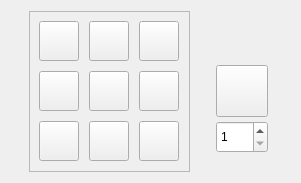
<?xml version="1.0" encoding="UTF-8"?>
<ui version="4.0">
 <class>ShapedCraftingWidget</class>
 <widget class="QWidget" name="ShapedCraftingWidget">
  <property name="geometry">
   <rect>
    <x>0</x>
    <y>0</y>
    <width>301</width>
    <height>173</height>
   </rect>
  </property>
  <property name="contextMenuPolicy">
   <enum>Qt::PreventContextMenu</enum>
  </property>
  <property name="windowTitle">
   <string>Shaped Crafting</string>
  </property>
  <layout class="QHBoxLayout" name="horizontalLayout">
   <item>
    <widget class="QFrame" name="frame">
     <property name="sizePolicy">
      <sizepolicy hsizetype="Fixed" vsizetype="Fixed">
       <horstretch>0</horstretch>
       <verstretch>0</verstretch>
      </sizepolicy>
     </property>
     <property name="minimumSize">
      <size>
       <width>161</width>
       <height>161</height>
      </size>
     </property>
     <property name="frameShape">
      <enum>QFrame::StyledPanel</enum>
     </property>
     <property name="frameShadow">
      <enum>QFrame::Raised</enum>
     </property>
     <widget class="ItemButton" name="item33">
      <property name="geometry">
       <rect>
        <x>110</x>
        <y>110</y>
        <width>40</width>
        <height>40</height>
       </rect>
      </property>
      <property name="text">
       <string/>
      </property>
     </widget>
     <widget class="ItemButton" name="item32">
      <property name="geometry">
       <rect>
        <x>60</x>
        <y>110</y>
        <width>40</width>
        <height>40</height>
       </rect>
      </property>
      <property name="text">
       <string/>
      </property>
      <property name="autoDefault">
       <bool>false</bool>
      </property>
      <property name="default">
       <bool>false</bool>
      </property>
      <property name="flat">
       <bool>false</bool>
      </property>
     </widget>
     <widget class="ItemButton" name="item23">
      <property name="geometry">
       <rect>
        <x>110</x>
        <y>60</y>
        <width>40</width>
        <height>40</height>
       </rect>
      </property>
      <property name="text">
       <string/>
      </property>
     </widget>
     <widget class="ItemButton" name="item13">
      <property name="geometry">
       <rect>
        <x>110</x>
        <y>10</y>
        <width>40</width>
        <height>40</height>
       </rect>
      </property>
      <property name="text">
       <string/>
      </property>
     </widget>
     <widget class="ItemButton" name="item22">
      <property name="geometry">
       <rect>
        <x>60</x>
        <y>60</y>
        <width>40</width>
        <height>40</height>
       </rect>
      </property>
      <property name="text">
       <string/>
      </property>
     </widget>
     <widget class="ItemButton" name="item21">
      <property name="geometry">
       <rect>
        <x>10</x>
        <y>60</y>
        <width>40</width>
        <height>40</height>
       </rect>
      </property>
      <property name="text">
       <string/>
      </property>
     </widget>
     <widget class="ItemButton" name="item12">
      <property name="geometry">
       <rect>
        <x>60</x>
        <y>10</y>
        <width>40</width>
        <height>40</height>
       </rect>
      </property>
      <property name="text">
       <string/>
      </property>
     </widget>
     <widget class="ItemButton" name="item11">
      <property name="geometry">
       <rect>
        <x>10</x>
        <y>10</y>
        <width>40</width>
        <height>40</height>
       </rect>
      </property>
      <property name="text">
       <string/>
      </property>
     </widget>
     <widget class="ItemButton" name="item31">
      <property name="geometry">
       <rect>
        <x>10</x>
        <y>110</y>
        <width>40</width>
        <height>40</height>
       </rect>
      </property>
      <property name="text">
       <string/>
      </property>
     </widget>
    </widget>
   </item>
   <item>
    <widget class="QWidget" name="widget" native="true">
     <property name="minimumSize">
      <size>
       <width>56</width>
       <height>124</height>
      </size>
     </property>
     <property name="maximumSize">
      <size>
       <width>56</width>
       <height>124</height>
      </size>
     </property>
     <widget class="ItemButton" name="output_item">
      <property name="geometry">
       <rect>
        <x>2</x>
        <y>36</y>
        <width>52</width>
        <height>52</height>
       </rect>
      </property>
      <property name="sizePolicy">
       <sizepolicy hsizetype="Fixed" vsizetype="Fixed">
        <horstretch>0</horstretch>
        <verstretch>0</verstretch>
       </sizepolicy>
      </property>
      <property name="minimumSize">
       <size>
        <width>52</width>
        <height>52</height>
       </size>
      </property>
      <property name="maximumSize">
       <size>
        <width>40</width>
        <height>40</height>
       </size>
      </property>
      <property name="text">
       <string/>
      </property>
     </widget>
     <widget class="QSpinBox" name="spinBox">
      <property name="geometry">
       <rect>
        <x>2</x>
        <y>92</y>
        <width>52</width>
        <height>32</height>
       </rect>
      </property>
      <property name="minimum">
       <number>1</number>
      </property>
      <property name="maximum">
       <number>64</number>
      </property>
     </widget>
    </widget>
   </item>
  </layout>
 </widget>
 <customwidgets>
  <customwidget>
   <class>ItemButton</class>
   <extends>QPushButton</extends>
   <header>src/ui/itembutton.h</header>
  </customwidget>
 </customwidgets>
 <tabstops>
  <tabstop>item11</tabstop>
  <tabstop>item12</tabstop>
  <tabstop>item13</tabstop>
  <tabstop>item21</tabstop>
  <tabstop>item22</tabstop>
  <tabstop>item23</tabstop>
  <tabstop>item31</tabstop>
  <tabstop>item32</tabstop>
  <tabstop>item33</tabstop>
 </tabstops>
 <resources/>
 <connections/>
</ui>
